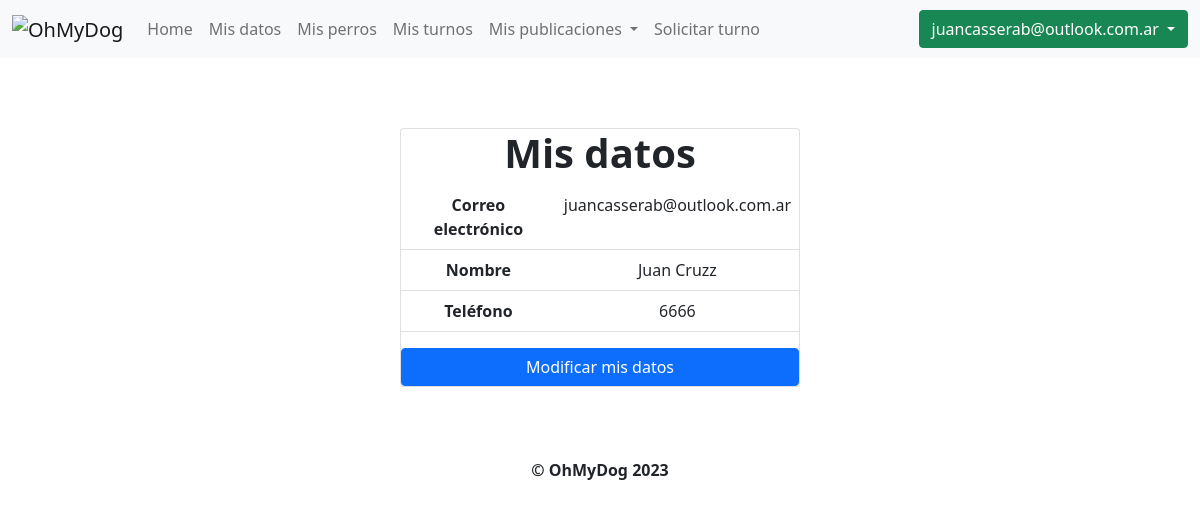
The app's page /mis_datos (signed in) with its own data.
### OhMyDog/models.py (models this page shows, shortened)
class Usuario(AbstractBaseUser, PermissionsMixin):
    mail = models.EmailField(unique=True)
    password = models.CharField(max_length=255)
    cliente = models.OneToOneField(Cliente, null=True, on_delete=models.CASCADE)
    habilitado = models.BooleanField(default=True)
    primer_inicio = models.BooleanField(default=True)
    is_staff = models.BooleanField(default=False)
    USERNAME_FIELD = "mail"
    objects = UsuarioManager()

### OhMyDog/modelos/clientes/clientes.py (models this page shows, shortened)
class Cliente(models.Model):
    id = models.BigAutoField(primary_key=True)
    nombre = models.CharField(max_length=30)
    email = models.EmailField(max_length=30)
    telefono = models.CharField(max_length=20)
    habilitado = models.BooleanField(default=True)

### OhMyDog/views/clientes.py (the view, shortened to what this page needs)
# urls.py: path("mis_datos", mis_datos, name="mis_datos"),
@login_required
def mis_datos(request):
    cliente = request.user.cliente
    return render(request, "mis_datos.html", {"cliente": request.user.cliente})

### OhMyDog/templates/mis_datos.html (shortened to what this page needs)
{% extends 'layout.html' %} {% block title %}OhMyDog - Mis datos{% endblock %}
{% block content %}
<body>
	<div class="containerPequeño">
		<div class="card cardPequeño" id="mis_datos">
			<h1>Mis datos</h1>
			<table class="table">
				<tbody>
					<tr>
						<th scope="row">Correo electrónico</th>
						<td>{{ cliente.email }}</td>
					</tr>
					<tr>
						<th scope="row">Nombre</th>
						<td>{{ cliente.nombre }}</td>
					</tr>
					<tr>
						<th scope="row">Teléfono</th>
						<td>{{ cliente.telefono }}</td>
					</tr>
				</tbody>
			</table>
			<button type="button" id="modificar_datos" class="btn btn-primary">Modificar mis datos</button>
		</div>
	</div>
</body>
{% endblock %}

### OhMyDog/templates/layout.html (shortened to what this page needs)
<!DOCTYPE html>
<html>
	<head>
		<link
			href="https://cdn.jsdelivr.net/npm/bootstrap@5.0.2/dist/css/bootstrap.min.css"
			rel="stylesheet"
		/>
	</head>
	<body>
		<header>
			<nav class="navbar navbar-expand-lg navbar-light bg-light">
				<div class="container-fluid">
					<a class="navbar-brand">
						<img src="http://imgfz.com/i/eq02Nh8.png" alt="OhMyDog" />
					</a>
					<div class="collapse navbar-collapse" id="navbarSupportedContent">
						<ul class="navbar-nav me-auto mb-2 mb-lg-0">
							{% if user.is_authenticated %}
								{% if user.is_staff %}
									<li class="nav-item">
										<a class="nav-link" href="{% url 'home' %}">Home</a>
									</li>
									<li class="nav-item">
										<a class="nav-link" href="{% url 'clientes' %}">Listar clientes</a>
									</li>
									<li class="nav-item">
										<a class="nav-link" href="{% url 'registrar_cliente' %}">Registrar cliente</a>
									</li>
									<li class="nav-item">
										<a class="nav-link" href="{% url 'solicitudes_de_turnos' %}">Solicitudes de turnos</a>
									</li>
									<li class="nav-item dropdown">
										<a
											class="nav-link dropdown-toggle"
											role="button"
											data-bs-toggle="dropdown"
											aria-expanded="false"
										>
											Publicaciones
										</a>
										<ul
											class="dropdown-menu"
											aria-labelledby="navbarDropdown"
										>
											<li>
												<a class="dropdown-item" href="{%url 'agregar_paseador_cuidador_al_mapa' %}"
													>Registrar paseador o cuidador</a
												>
											</li>
											<li>
												<a class="dropdown-item" href="agregar_campania_donacion"
													>Agregar campaña de donación</a
												>
											</li>
										</ul>
								</li>
								{% else %}
									<li class="nav-item">
										<a class="nav-link" href="{% url 'home' %}">Home</a>
									</li>
									<li class="nav-item">
										<a class="nav-link" href="{% url 'mis_datos' %}">Mis datos</a>
									</li>
									<li class="nav-item">
										<a class="nav-link" href="{% url 'mis_perros' %}">Mis perros</a>
									</li>
									<li class="nav-item">
										<a class="nav-link" href="{% url 'mis_turnos' %}">Mis turnos</a>
									</li>
									<li class="nav-item dropdown">
											<a
												class="nav-link dropdown-toggle"
												role="button"
												data-bs-toggle="dropdown"
												aria-expanded="false"
											>
												Mis publicaciones
											</a>
									</li>
									<li class="nav-item">
										<a class="nav-link" href="{% url 'solicitar_turno' %}">Solicitar turno</a>
									</li>
								{% endif %}
							{% else %}
								<li class="nav-item">
									<a class="nav-link" href="{% url 'home' %}">Home</a>
								</li>
							{% endif %}
						</ul>
						{% if user.is_authenticated %}
							<li class="nav-item dropdown" style="border-radius: 6px; list-style-type: none;">
								<a class="btn {% if user.is_staff %} btn-primary {% else %} btn-success {% endif %} dropdown-toggle" href="#" id="navbarDropdown" role="button" data-bs-toggle="dropdown" aria-expanded="false">
									{{ user.mail }}
								</a>
							</li>
						{% else %}
							<li class="nav-item">
								<a class="btn btn-primary" id="iniciar_sesion" href="{% url 'login' %}">Iniciar sesión</a>
							</li>
						{% endif %}
					</div>
				</div>
			</nav>
		</header>
		<div class="content">
			{% block content %}{% endblock %}
		</div>
		<footer class="footer">
			<p style="text-align: center; font-weight: bold ">© OhMyDog 2023</p>
		</footer>
	</body>
</html>

### OhMyDog/templates/layout.html (style rules this page uses)
h1 { font-weight: bold; }
.containerPequeño { display: flex; justify-content: center; align-items: center; width: 100vw; height: 50vh; }
.cardPequeño { width: 400px; text-align: center; }

### records on screen
Usuario: mail "juancasserab@outlook.com.ar"
Cliente: email "juancasserab@outlook.com.ar", nombre "Juan Cruzz", telefono "6666"
